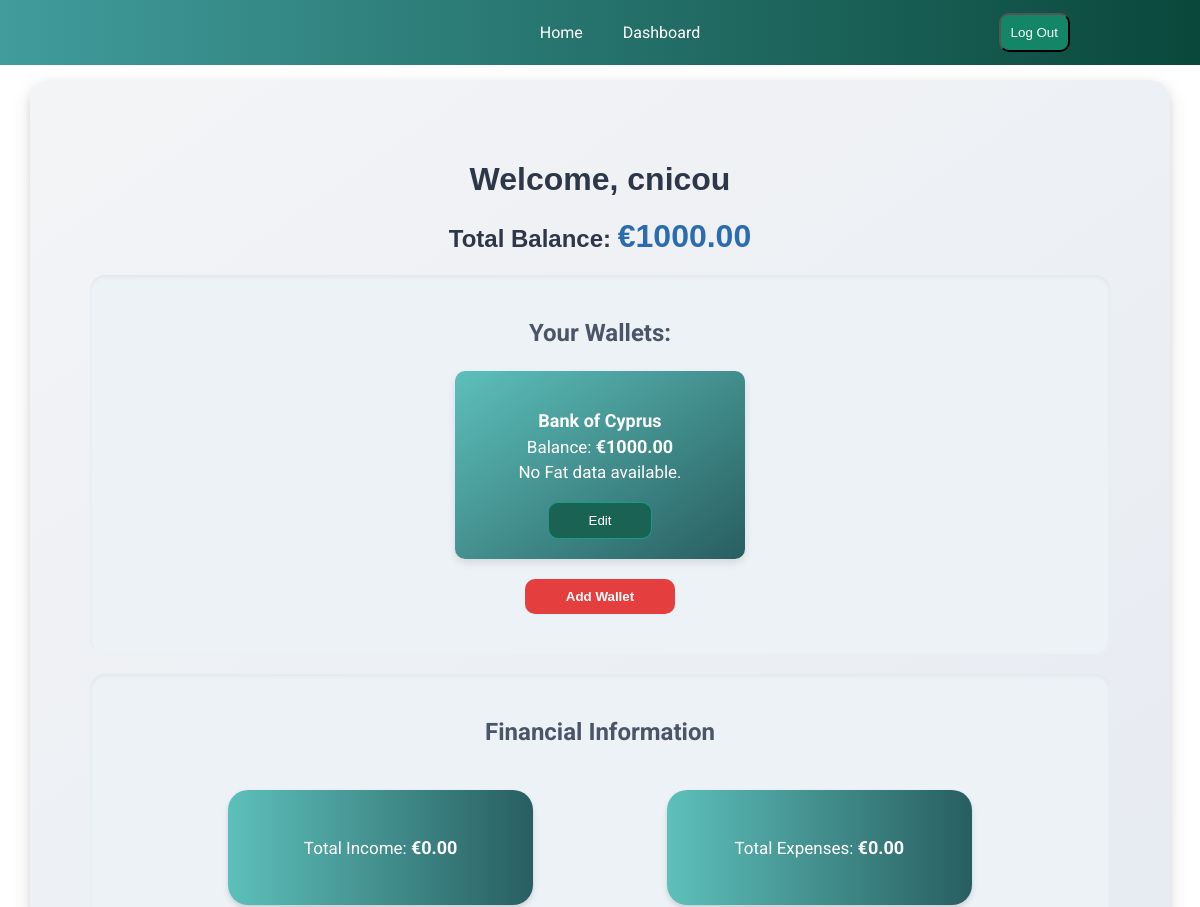
The app's page /dashboard/ (signed in, upper part), older data.
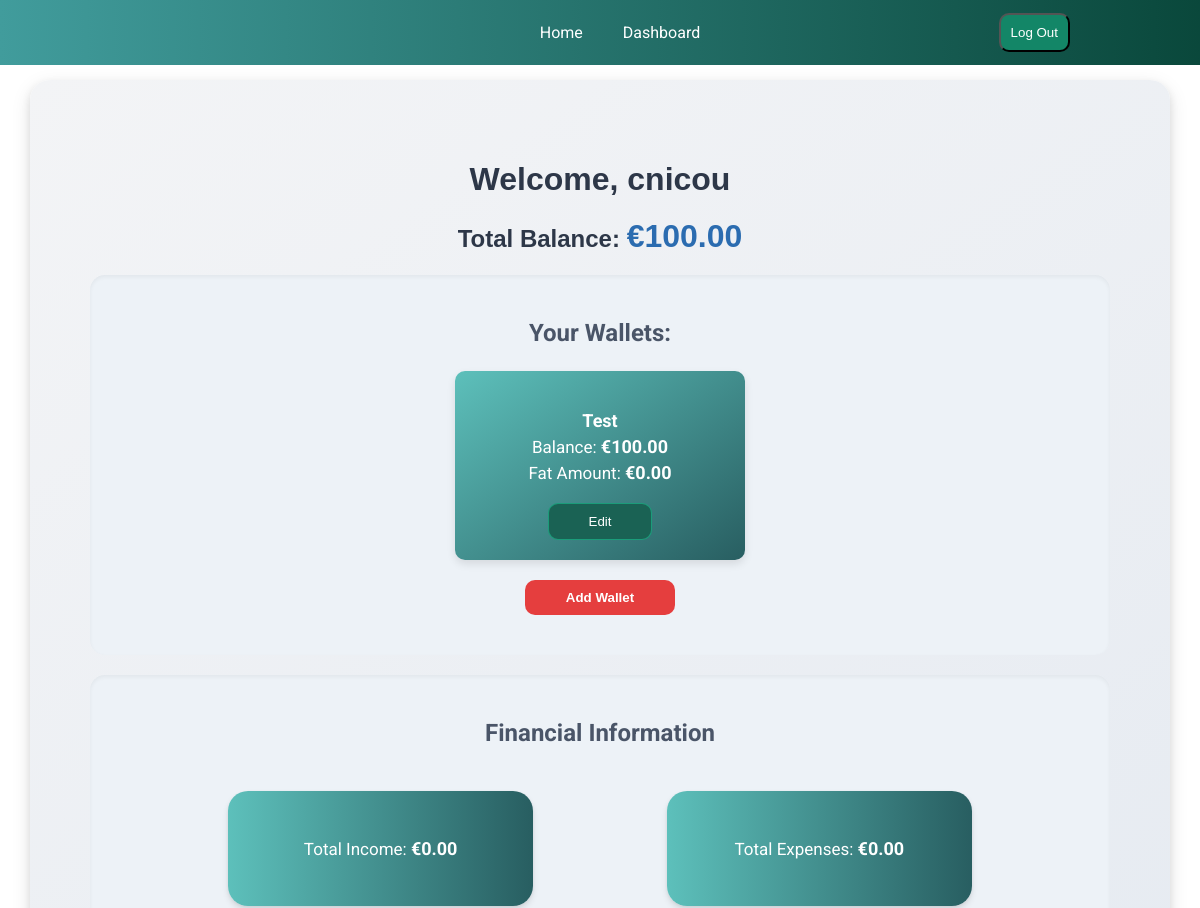
The same page, newer data.
### dashboard/models.py (models this page shows, shortened)
class Wallet(models.Model):
    CATEGORY_CHOICES = [
        ('Cash', 'Cash'),
        ('Debit Card', 'Debit Card'),
        ('Credit Card', 'Credit Card'),
        ('Bank Account', 'Bank Account'),
    ]
    user = models.ForeignKey(User, on_delete=models.CASCADE, related_name='wallets')
    name = models.CharField(max_length=100)
    category = models.CharField(max_length=50, choices=CATEGORY_CHOICES)
    balance = models.DecimalField(max_digits=10, decimal_places=2, default=0.00)
    def __str__(self):
        return self.name

class Fat(models.Model):
    wallet = models.OneToOneField(Wallet, on_delete=models.CASCADE, related_name='fat')
    amount = models.DecimalField(max_digits=10, decimal_places=2, default=0.00)

### dashboard/views.py (the view, shortened to what this page needs)
# urls.py: path('', views.dashboard, name='dashboard'),
@login_required
def dashboard(request):
    wallet_form = WalletForm()
    transaction_form = TransactionForm(user=request.user)
    wallets = Wallet.objects.filter(user=request.user)
    wallet_forms = {wallet.id: WalletForm(instance=wallet) for wallet in wallets}
    transactions = Transaction.objects.filter(wallet__user=request.user).order_by('-timestamp')
    for transaction in transactions:
        transaction.edit_form = TransactionForm(instance=transaction, user=request.user)
    total_fat = Decimal(Fat.objects.aggregate(total=Sum('amount'))['total'] or Decimal('0.00'))
    total_balance = Decimal(sum(Decimal(wallet.balance) for wallet in wallets))
    total_income = Decimal(Transaction.objects.filter(wallet__user=request.user, type='Income').aggregate(total=Sum('amount'))['total'] or Decimal('0.00'))
    total_expenses = Decimal(Transaction.objects.filter(wallet__user=request.user, type='Expense').aggregate(total=Sum('amount'))['total'] or Decimal('0.00'))
    net_balance = Decimal(total_income) - Decimal(total_expenses)
    return render(request, 'dashboard/dashboard.html', {
        'wallets': wallets,
        'wallet_forms': wallet_forms,
        'transactions': transactions,
        'total_balance': total_balance,
        'wallet_form': wallet_form,
        'transaction_form': transaction_form,
        'total_income': total_income,
        'total_expenses': total_expenses,
        'net_balance': net_balance,
        'total_fat': total_fat,
    })

### dashboard/templatetags/custom_filters.py (called while the page is built)
@register.filter
def get_item(dictionary, key):
    return dictionary.get(key)

### dashboard/templates/dashboard/dashboard.html (shortened to what this page needs)
{% extends 'dashboard/base.html'%}
{% load custom_filters %}
{% load static %}
{% block main %}
<div class="dashboard wrapper  ">
    <h1>Welcome, {{ user.username }}</h1>
    <h2>Total Balance:  <span class="total-balance">€{{ total_balance }}</span></h2>
    <section class="wallet-section dashboard-shadow">
        <h3>Your Wallets:</h3>
        <div class="wallets">
            <div class="wallet-flex">
                {% for wallet in wallets %}
                    <div class="wallet">
                        <p>
                        <span class="wallet-header"><strong>{{ wallet.name }}</strong></span><br>
                        Balance: <span class="wallet-amount"> €{{ wallet.balance }}</span><br>
                        {% if wallet.fat %}
                        Fat Amount: <span class="wallet-amount"> €{{ wallet.fat.amount }}</span>
                        {% else %}
                            No Fat data available.
                        {% endif %}
                        </p>
                        <button type="button" class="wallet-btn open-edit-wallet-modal" onclick="openEditWalletModal({{ wallet.id }})" data-toggle="modal" data-target="#editWalletModal{{ wallet.id }}">
                            Edit
                        </button>
                    </div>
                    {% empty %}
                      <p>No Wallets available</p>
                {% endfor %}
            </div>
            <button class="dashboard-btn open-wallet-modal show-form" onclick="openWalletModal()">Add Wallet</button>
        </div>
    </section>
    <section class="sum dashboard-shadow">
        <h3>Financial Information</h3>
        <div class="dashboard-flex">
            <div class="dashboard-view income">
                <p>Total Income: <span class="dashboard-amount">€{{ total_income|default:0.00|floatformat:2 }}</span></p>
            </div>
            <div class="dashboard-view expenses">
                <p>Total Expenses:  <span class="dashboard-amount">€{{ total_expenses|default:0.00|floatformat:2 }}</span></p>
            </div>
        </div>
    </section>
</div>
{% endblock %}

### dashboard/templates/dashboard/base.html (shortened to what this page needs)
{% load static %}
<!DOCTYPE html>
<html lang="en">
<head>
    <link rel="stylesheet" href="{% static 'css/desktop/global.css' %}">
    {% if user.is_authenticated %}
        <link rel="stylesheet" href="{% static 'css/mobile/mobile-nav-loggedin.css' %}">
    {% endif %}
    {% if request.path == '/' %}
        <link rel="stylesheet" href="{% static 'css/desktop/homepage.css' %}">
        <link rel="stylesheet" href="{% static 'css/mobile/mobile-homepage.css' %}">
    {% elif request.path == '/login/' %}
        <link rel="stylesheet" href="{% static 'css/desktop/login.css' %}">
        <link rel="stylesheet" href="{% static 'css/mobile/mobile-login.css' %}">
    {% elif request.path == '/signup/' %}
        <link rel="stylesheet" href="{% static 'css/desktop/signup.css' %}">
        <link rel="stylesheet" href="{% static 'css/mobile/mobile-signup.css' %}">
    {% elif request.path == '/dashboard/' %}
        <link rel="stylesheet" href="{% static 'css/desktop/dashboard.css' %}">
        <link rel="stylesheet" href="{% static 'css/mobile/mobile-dashboard.css' %}">
    {% endif %}
</head>
<body>
    <header>
        <nav class="main-menu">
        {% if user.is_authenticated %}
            <a href="{% url 'homepage'%}">Home</a>
            <a href="{% url 'dashboard'%}">Dashboard</a>
            <form class="logout-form" action="{% url 'logout' %}" method="post">
                <button class="logout-btn" type="submit">Log Out</button>
            </form>
        {% else %}
            <a href="{% url 'homepage'%}">Home</a>
            <a href="{% url 'login' %}">Login</a>
            <a href="{% url 'signup' %}">Sign Up</a>
        {% endif %}
        </nav>
    </header>
    <main>
        {% block main%}
        {% endblock %}
    </main>
</body>
</html>

### dashboard/static/css/desktop/global.css (style rules this page uses)
html,body { padding: 0; margin: 0; font-family: "Roboto", serif; }
section { padding: 40px; }
.main-menu { text-align: center; background: rgb(65,156,156); background: linear-gradient(90deg, rgba(65,156,156,1) 0%, rgb(8, 69, 56) 100%); padding: 20px; height: 25px; position: fixed; width: 100%; z-index: 10; top: 0; display: flex; justify-content: center; align-items: center; }
.logout-form { position: absolute; right: 150px; }
.logout-btn { background-color: rgb(19, 134, 103); color: white; padding: 10px 10px; border-radius: 10px; margin-right: 20px; transition: all ease-in 0.5s; }
.main-menu a { color: white; text-decoration: none; margin: 20px; transition: all ease-in 0.5; }

### dashboard/static/css/desktop/dashboard.css (style rules this page uses)
.dashboard { min-height: 600px; padding: 80px; margin: 0 auto; border-radius: 40px; }
.wrapper { width: 85%; margin: 100px auto; text-align: center; }
.dashboard h1 { text-align: center; }
.dashboard h2 { text-align: right; }
.total-balance { color: rgb(15, 112, 81); }
section h3 { text-align: center; }
.sum,.wallet-section { padding: 0; margin: 0; }
.dashboard-flex { display: flex; width: 95%; justify-content: space-evenly; margin: 0 auto; }
.dashboard-view { width: 300px; margin: 20px; text-align: center; color: white; background: rgb(65,156,156); background: linear-gradient(90deg, rgba(65,156,156,1) 0%, rgba(8,69,56,0.6278886554621849) 100%); margin: 20px; border-radius: 40px; display: flex; flex-direction: column; align-content: center; justify-content: center; }
.sum,.wallet-section,.transactions-section { border-radius: 20px; padding: 20px 0; margin: 20px; background-color: rgb(247, 247, 247); }
.dashboard-shadow { -webkit-box-shadow: 2px 8px 31px -13px rgba(0,0,0,0.75); -moz-box-shadow: 2px 8px 31px -13px rgba(0,0,0,0.75); box-shadow: 2px 8px 31px -13px rgba(0,0,0,0.75); }
.wallet-flex { display: flex; justify-content: center; }
.wallet-section { padding-top: 20px; padding-bottom: 20px; }
.wallets { text-align: center; }
.show-form { margin: 20px; }
.dashboard-btn { width: 150px; padding: 10px; margin-bottom: 20px; background-color: tomato; border:1px solid white; border-radius: 10px; color:white; transition:all 0.3s ease; }
.dashboard { min-height: 600px; padding: 60px; margin: 0 auto; border-radius: 20px; background: linear-gradient(145deg, #f3f4f6, #e2e8f0); box-shadow: 0 4px 8px rgba(0, 0, 0, 0.1), 0 6px 20px rgba(0, 0, 0, 0.1); }
.wrapper { width: 85%; margin: 80px auto; text-align: center; }
.dashboard h1, .dashboard h2 { text-align: center; font-family: 'Poppins', sans-serif; color: #2d3748; margin-bottom: 20px; }
.total-balance { color: #2b6cb0; font-size: 2rem; }
section h3 { text-align: center; color: #4a5568; font-size: 1.5rem; }
.sum, .wallet-section { padding: 20px; margin: 20px 0; border-radius: 15px; background: #edf2f7; box-shadow: inset 0 2px 4px rgba(0, 0, 0, 0.05); }
.dashboard-flex { display: flex; flex-wrap: wrap; justify-content: space-evenly; gap: 20px; }
.wallet { width: 250px; padding: 20px; text-align: center; color: #ffffff; background: linear-gradient(145deg, #5dc0bb, #285e61); border-radius: 10px; box-shadow: 0 4px 8px rgba(0, 0, 0, 0.1); transition:all 0.3s ease; font-size: 17px; margin:0 20px; line-height: 25px; }
.wallet-btn { padding: 10px 40px; border: 1px solid rgba(27, 158, 123, 0.976); color: white; border-radius: 10px; text-decoration: none; transition:all 0.3s ease; background-color: rgb(26, 98, 84); }
.dashboard-view { width: 245px; padding: 30px; text-align: center; color: #ffffff; background: linear-gradient(90deg, #5dc0bb, #285e61); border-radius: 20px; box-shadow: 0 4px 6px rgba(0, 0, 0, 0.1), 0 1px 3px rgba(0, 0, 0, 0.06); transition: transform 0.3s ease, box-shadow 0.3s ease; font-size: 17px; }
.dashboard-amount { font-size: 18px; font-weight: bold; }
.wallet-header { font-size: 18px; }
.wallet-amount { font-size: 18px; font-weight: bold; }
.dashboard-btn { width: 150px; padding: 10px; margin-bottom: 20px; background-color: #e53e3e; color: #ffffff; border: none; border-radius: 10px; font-weight: bold; cursor: pointer; transition: background-color 0.3s ease; }

Row changes from the older to the newer data that the page shows:
removed Wallet: name "Bank of Cyprus", balance "1000.00", shows "No Fat data available."
added Wallet: name "Test", balance "100.00", fat.amount "0.00"
Text that changed along with them:
{{ total_balance }}: "1000.00" → "100.00"
